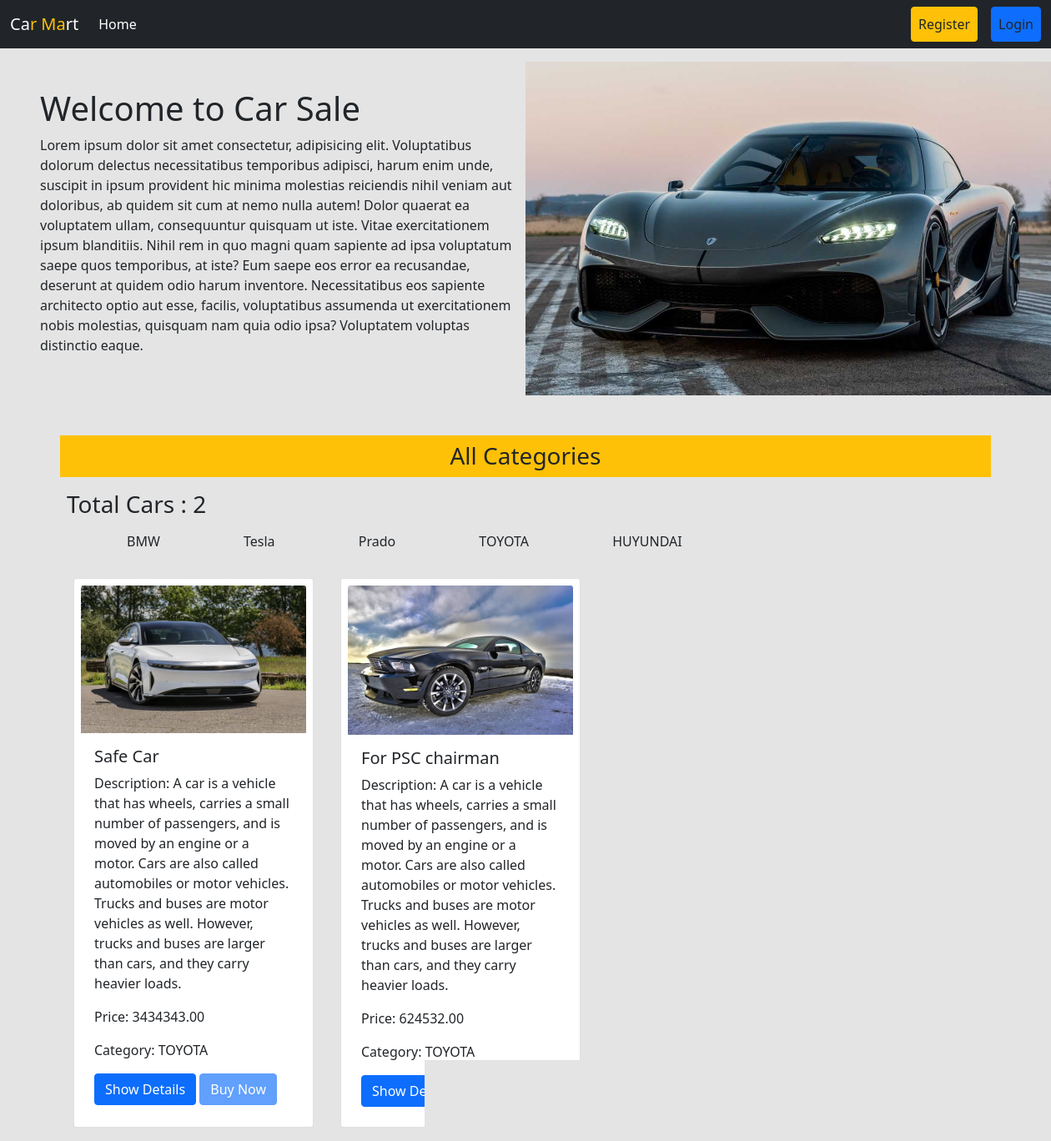
The app's page /category/4/ with its own data.
### car_inventory/models.py (models this page shows, shortened)
class CarCategory(models.Model):
    name = models.CharField(max_length=100)
    available_cars = models.PositiveIntegerField(default=0)
    def __str__(self):
        return self.name

class Car(models.Model):
    image = models.ImageField(upload_to='static/')
    title = models.CharField(max_length=255)
    description = models.TextField()
    price = models.DecimalField(max_digits=10, decimal_places=2)
    category = models.ForeignKey(CarCategory, on_delete=models.CASCADE)
    buyers = models.ManyToManyField(User, related_name='bought_cars', blank=True)

### car_sale/views.py (the view)
# urls.py: 2. Add a URL to urlpatterns:  path('', views.home, name='home')
def home(request, category_id=None):
    categories = CarCategory.objects.all()
    cars = Car.objects.none()
    if category_id:
        cars = Car.objects.filter(category_id=category_id)
    else:
        cars = Car.objects.all()
    if request.user.is_authenticated:
        cars = cars.exclude(buyers=request.user)
    return render(request, 'home.html', {'categories': categories, 'cars': cars})

### templates/home.html
{% extends 'base.html' %}
{% load static %}
{% block content %}
<div class="d-flex flex-wrap px-5 pt-3 align-items-center">
  <div class="col-6">
    <h1>Welcome to Car Sale</h1>
    <p>Lorem ipsum dolor sit amet consectetur, adipisicing elit. Voluptatibus dolorum delectus necessitatibus temporibus adipisci, harum enim unde, suscipit in ipsum provident hic minima molestias reiciendis nihil veniam aut doloribus, ab quidem sit cum at nemo nulla autem! Dolor quaerat ea voluptatem ullam, consequuntur quisquam ut iste. Vitae exercitationem ipsum blanditiis. Nihil rem in quo magni quam sapiente ad ipsa voluptatum saepe quos temporibus, at iste? Eum saepe eos error ea recusandae, deserunt at quidem odio harum inventore. Necessitatibus eos sapiente architecto optio aut esse, facilis, voluptatibus assumenda ut exercitationem nobis molestias, quisquam nam quia odio ipsa? Voluptatem voluptas distinctio eaque.</p>
  </div>
  <div class="col-6">
     <img style="width:650px; height:400px;" src="{% static 'car1.jpg' %}" />
  </div>
</div>
<div>
  <div class="container mt-5">
    <h3 class="text-center bg-warning p-2">All Categories</h3>
    <h3 class="p-2">Total Cars : {{cars | length}}</h3>
    <ul>
      {% for category in categories %}
          <a href="{% url 'category' category.id %}" class="text-decoration-none text-dark p-5">{{ category.name }}</a>
      {% endfor %}
    </ul>
  </div>
  <div class="d-flex flex-wrap container">
    {% for car in cars %}
    <div class="card p-2 m-3" style="width: 18rem;">
      <img src="{{car.image.url }}" class="card-img-top" alt="{{car.title}}">
      <div class="card-body">
        <h5 class="card-title">{{car.title}}</h5>
        <p class="card-text">Description: {{car.description}}</p>
        <p class="card-text">Price: {{car.price}}</p>
        <p class="card-text">Category: {{car.category}}</p>
        {% if request.user.is_authenticated %}
        <a href="{% url 'buy_car' car.id %}" class="btn btn-primary">Buy Now</a>
        <a href="{% url 'car_details' car.id %}" class="btn btn-success">Show Details</a>
        {% else %}
        <a href="{% url 'car_details' car.id %}" class="btn btn-primary">Show Details</a>
        <a href="{% url 'buy_car' car.id %}" class="btn btn-primary disabled">Buy Now</a>
        {% endif %}
      </div>
    </div>
    {% endfor %}
  </div>
</div>
{% endblock %}

### records on screen
CarCategory: name "BMW"
CarCategory: name "Tesla"
CarCategory: name "Prado"
CarCategory: name "TOYOTA"
CarCategory: name "HUYUNDAI"
Car: image (picture), title "Safe Car", description "A car is a vehicle that has wheels, carries a small number of passengers, and is moved by an engine or a motor. Cars are also called automobiles or motor vehicles. Trucks and buses are motor vehicles as well. However, trucks and buses are larger than cars, and they carry heavier loads.", price "3434343.00", category "TOYOTA", shows "Buy Now"
Car: image (picture), title "For PSC chairman", description "A car is a vehicle that has wheels, carries a small number of passengers, and is moved by an engine or a motor. Cars are also called automobiles or motor vehicles. Trucks and buses are motor vehicles as well. However, trucks and buses are larger than cars, and they carry heavier loads.", price "624532.00", category "TOYOTA"

### other values on screen
{{ cars | length }} "2"
